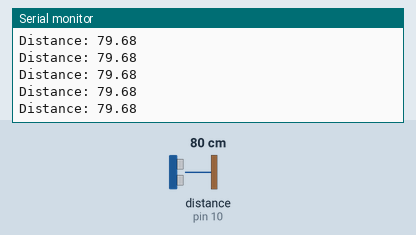
A sketch run on a simulated Arduino Uno, built with avr-gcc and run on an emulated ATmega328P. Parts: the last lines printed to the serial monitor. Wiring (inferred from the names in the program): ultrasonic range finder: trigger pin 9; echo pin 10. Inputs (shaded band) come from the test bench; at power-on: distance to the obstacle (sensor on pin 10) 80 cm. The echo pulse lasts 58.3 µs per cm.

Above: at 1.2 s.
1.3 s: distance to the obstacle (sensor on pin 10) set to 2 cm
At 1.38 s:
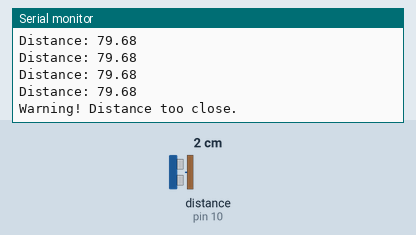
2.9 s: distance to the obstacle (sensor on pin 10) set to 4 cm
At 3.7 s:
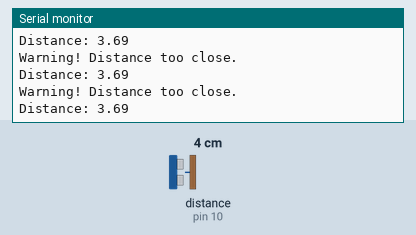
4.4 s: distance to the obstacle (sensor on pin 10) set to 9 cm
At 5.0 s:
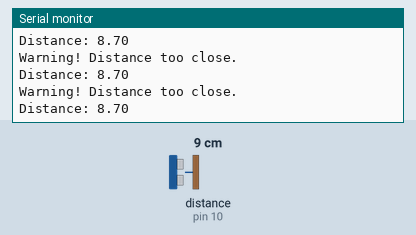
Timing chart, 0 to 7.4 s (numbered marks = the images above; inputs shaded):
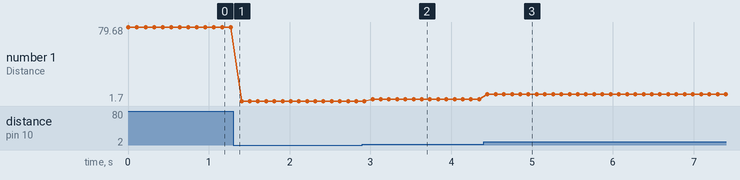

Measured:
- after the input at 1.3 s, the serial monitor: prints a new line after 0.07 s (image 1)
- after the input at 2.9 s, the serial monitor: prints a new line after 0.13 s (image 2)
- after the input at 4.4 s, the serial monitor: prints a new line after 0.05 s (image 3)
- plotted number 1: 79.68 → 1.7 after the input at 1.3 s, 1.7 → 3.69 after the input at 2.9 s, 3.69 → 8.7 after the input at 4.4 s

The sketch:

Ultrasonic_Sensor_HC-SR04.ino
```cpp
// First declare variables for input, output and further calculations
const int trigPin = 9;
const int echoPin = 10;
float duration, distance;

// Setting up the program
void setup() {
  pinMode(trigPin, OUTPUT);
  pinMode(echoPin, INPUT);
  Serial.begin(9600);
}

void loop() {
  digitalWrite(trigPin, LOW); // Setting trigger pin to low first and wait for 2 microseconds
  delayMicroseconds(2);
  digitalWrite(trigPin, HIGH); // Setting the trigger pin to high and start the output with 10 microseconds
  delayMicroseconds(10);
  digitalWrite(trigPin, LOW);

  duration = pulseIn(echoPin, HIGH); // Get the input back from soundwave

  distance = (duration*.0343)/2; // Calculating the distance in centimeters as it uses microseconds and divided by two as the sound goes to and fro

  // Setting the condition to get the alert
  if (distance <= 10) {
    Serial.println("Warning! Distance too close.");
    Serial.print("Distance: ");
    Serial.println(distance);
    delay(100);
  }
  else {
      Serial.print("Distance: ");
      Serial.println(distance);
      delay(100);
  }
}
```
